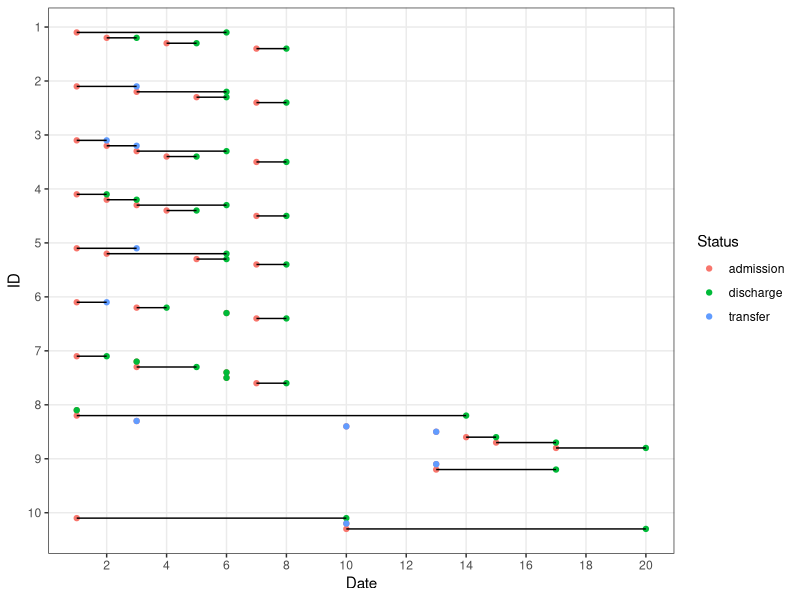

This figure's R source:
## ---- chunk 1
knitr::opts_chunk$set(echo = TRUE)
## ---- chunk 2
library(tidyverse)
library(reshape2)
library(kableExtra)

temp_orig <- read_csv(file="simple.csv") %>% 
  rename(sepdate=sep, admdate=adm)

temp <- temp_orig %>% 
  mutate(fileseq = row_number()) %>% 
  group_by(id) %>% 
  mutate(episode = row_number(),
         adm_tmp = admdate,
         sep_tmp = sepdate)

# Begin working on transfers ----------------------------------------------
temp_melt <- melt(temp, 
     id.vars=c("id", "transfer", "episode", "admdate", "sepdate"), 
     measure.vars = c("adm_tmp", "sep_tmp"), value.name="time") %>% 
  mutate(time_adj = case_when(
    variable == "sep_tmp" & transfer==1 ~ time + 0.1,
    TRUE ~ as.numeric(time))) %>% 
  mutate(inout = ifelse(variable=="adm_tmp", 1, -1)) %>% 
  arrange(id, time_adj, episode, -inout) %>% 
  group_by(id) %>% 
  mutate(cumsum = cumsum(inout),
         trans.tmp = as.numeric(cumsum==1 & (row_number()==1 | lag(cumsum)>0)),
         newstay = as.numeric(cumsum==1 & (row_number()==1 | lag(cumsum)==0)),
         stayseq = cumsum(newstay),
         transseq = cumsum(trans.tmp) - 1)

temp_trans <- dcast(temp_melt, id + episode + transfer + stayseq  ~ variable, value.var="time") %>% 
  arrange(id, episode) %>% 
  group_by(id, stayseq) %>% 
  mutate(transseq = row_number() - 1,
         sepdate_fin = max(sep_tmp)) %>% 
  rename(admdate = adm_tmp, sepdate = sep_tmp)  %>% 
  select(id, episode, admdate, sepdate, transfer, stayseq, transseq, sepdate_fin) %>% 
  mutate(totlos = sepdate_fin - admdate)

# Plot data with with paired dotplot
plot_df <- read_csv(file="simple.csv") %>% 
  group_by(id) %>% 
  mutate(episode = row_number(), id.ep = id + 0.1*episode) %>% 
  gather(key=inout, value=date, -id, -transfer, -episode, -id.ep) %>% 
  mutate(inout=case_when(
    inout == "adm" ~ "admission",
    inout == "sep" & transfer == 0 ~ "discharge",
    inout == "sep" & transfer == 1 ~ "transfer"
  ))

#Generate the plot
ggplot(data=plot_df, aes(x=date, y=id.ep)) + 
  geom_point(aes(color=inout)) + 
  geom_line(aes(group=id.ep)) + 
  scale_y_reverse(breaks = seq(1:10), minor_breaks = NULL) + theme_bw() +
  scale_x_continuous(breaks = seq(0, 20, 2), minor_breaks = NULL) +
  labs(y="ID", x="Date", colour="Status")
## ---- chunk 3
kable(filter(temp_orig, id==6)) %>%
  kable_styling(bootstrap_options = "striped", full_width = F, position = "left")
## ---- chunk 4

t <- tribble(
~ID , ~date , ~type, ~inout , ~cum.sum,
6, 1, "adm", 1, 1,
6, 2, "sep", -1, 0,
6, 3, "adm", 1, 1,
6, 4, "sep", -1, 0,
6, 6, "adm", 1, 1,
6, 6, "sep", -1, 0,
6, 7, "adm", 1, 1,
6, 8, "sep", -1, 0
)

kable(t) %>%
  kable_styling(bootstrap_options = "striped", full_width = F, position = "left")
## ---- chunk 5

t <- tribble(
~ID, ~admdate, ~sepdate, ~transfer,
1 , 1 , 6 , 0,
1 , 2 , 3 , 0,
1 , 4 , 5 , 0,
1 , 7 , 8 , 0)

kable(t) %>%
  kable_styling(bootstrap_options = "striped", full_width = F, position = "left")
## ---- chunk 6

t <- tribble(
~ID, ~date, ~type, ~inout,
1 , 1 , "adm", 1, 
1 , 6 , "sep", -1, 
1 , 2 , "adm", 1, 
1 , 3 , "sep", -1, 
1 , 4 , "adm", 1, 
1 , 5 , "sep", -1, 
1 , 7 , "adm", 1, 
1 , 8 , "sep", -1) 
kable(t) %>%
  kable_styling(bootstrap_options = "striped", full_width = F, position = "left")
## ---- chunk 7

t <- tribble(
~ID, ~date, ~type, ~inout, ~cum.sum,
1 , 1 , "adm", 1 , 1,
1 , 2 , "adm", 1 , 2,
1 , 3 , "sep", -1 , 1,
1 , 4 , "adm", 1 , 2,
1 , 5 , "sep", -1 , 1,
1 , 6 , "sep", -1 , 0,
1 , 7 , "adm", 1 , 1,
1 , 8 , "sep", -1 , 0)
kable(t) %>%
  kable_styling(bootstrap_options = "striped", full_width = F, position = "left")
## ---- chunk 8
kable(filter(temp_orig, id==3)) %>%
  kable_styling(bootstrap_options = "striped", full_width = F, position = "left")
## ---- chunk 9

t <- tribble(
~ID, ~date, ~type, ~transfer, ~inout, ~cum.sum,
3, 1, "adm", 1, 1 , 1,
3, 2, "sep", 1, -1 , 0,
3, 2, "adm", 1,  1 , 1,
3, 3, "sep", 1, -1 , 0,
3, 3, "adm", 0, 1 , 1,
3, 4, "adm", 0, 1 , 2,
3, 5, "sep", 0, -1 , 1,
3, 6, "sep", 0, -1 , 0,
3, 7, "adm", 0, 1, 1,
3, 8, "sep", 0, -1, 0)
kable(t) %>%
  kable_styling(bootstrap_options = c("striped", "condensed"), full_width = F, position = "left")
## ---- chunk 10
t <- tribble(
~ID, ~date, ~type, ~transfer, ~inout, ~cum.sum,
3, 1,   "adm", 1,  1, 1,
3, 2,   "adm", 1,  1, 2,
3, 2.1, "sep", 1, -1, 1,
3, 3,   "adm", 0,  1, 2,
3, 3.1, "sep", 1, -1, 1,
3, 4,   "adm", 0,  1, 2,
3, 5,   "sep", 0, -1, 1,
3, 6,   "sep", 0, -1, 0,
3, 7,   "adm", 0,  1, 1,
3, 8,   "sep", 0, -1, 0)
kable(t) %>%
  kable_styling(bootstrap_options = c("striped", "condensed"), full_width = F, position = "left")
## ---- chunk 11
kable(select(temp_trans, id, stayseq, everything())) %>%
  kable_styling(bootstrap_options = c("striped", "condensed"), full_width = F, position = "left") %>%
  column_spec(1, bold = T) %>%
  collapse_rows(columns = 1:2, valign = "top")
